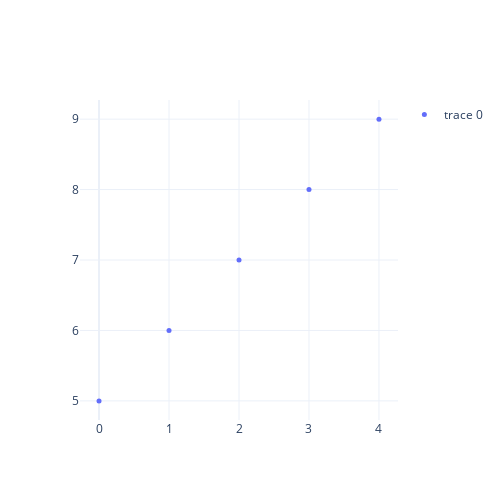

The cell this chart's notebook holds for it:
### Markdown cell above
Below is another example of a simple Scatter plot.

### Code cell
data_x = list(range(5))
data_y = list(range(5, 10))
text = list(range(10, 15))   # texts shown on the data points when hovering over the points; this is not mandatory

show_plot([make_scatter(data_x, data_y, text)], make_layout(500, 500))

### Figure 1 — Plotly figure (JSON) as saved in the notebook; plotly's stock layout.template omitted (floating-point values rounded to 4 significant figures)
{"data": [{"hoverinfo": "text", "marker": {"size": 5}, "mode": "markers", "showlegend": true, "text": ["10", "11", "12", "13", "14"], "type": "scatter", "x": [0, 1, 2, 3, 4], "y": [5, 6, 7, 8, 9]}], "layout": {"height": 500, "hovermode": "closest", "width": 500, "xaxis": {"showgrid": true}, "yaxis": {"showgrid": true}}}
